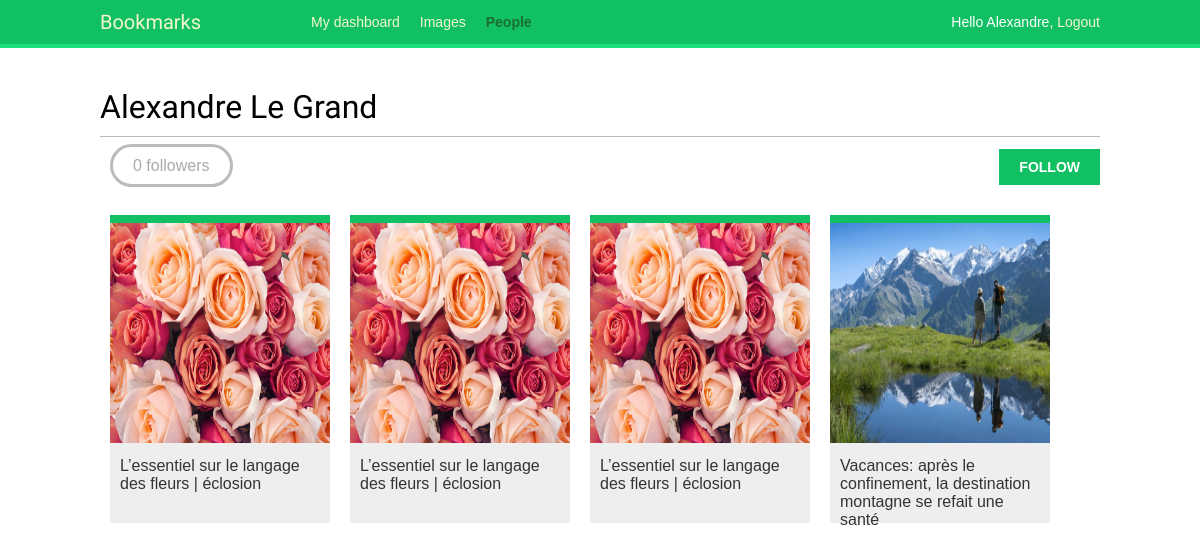
Page /account/users/acambefort/ (signed in) on the committed database.
### images/models.py (models this page shows, shortened)
class Image(models.Model):
    user = models.ForeignKey(settings.AUTH_USER_MODEL,
                             related_name='images_created',
                             on_delete=models.CASCADE)
    title = models.CharField(max_length=200)
    slug = models.SlugField(max_length=200,
                            blank=True)
    url = models.URLField()
    image = models.ImageField(upload_to='images/%Y/%m/%d/')
    description = models.TextField(blank=True)
    created = models.DateField(auto_now_add=True,
                               db_index=True)
    users_like = models.ManyToManyField(settings.AUTH_USER_MODEL,
                                        related_name='images_liked',
                                        blank=True)
    total_likes = models.PositiveIntegerField(db_index=True,
                                              default=0)
    def get_absolute_url(self):
            return reverse('images:detail', args=[self.id, self.slug])

### account/views.py (the view)
# urls.py: path('users/<username>/', views.user_detail, name='user_detail'),
@login_required
def user_detail(request, username):
    user = get_object_or_404(User, username=username, is_active=True)
    context = {
        'section': 'people',
        'user': user,
    }
    return render(request, 'account/user/detail.html', context)

### account/templates/account/user/detail.html (shortened to what this page needs)
{% extends 'base.html' %}
{% load thumbnail %}
{% block content %}
    <h1>{{ user.get_full_name }}</h1>
    {% with total_followers=user.followers.count %}
        <span class='count'>
            <span class='total'>{{ total_followers }}</span>
            follower{{ total_followers|pluralize }}
        </span>
        <a href='#' data-id="{{ user.id }}" data-action='{% if request.user in user.followers.all %}un{% endif %}follow'
        class='follow button'>
            {% if request.user not in user.followers.all %}
                Follow
            {% else %}
                Unfollow
            {% endif %}
        </a>
        <div id='image-list' class='image-container'>
            {% include "images/image/list_ajax.html" with images=user.images_created.all %}
        </div>
    {% endwith %}
{% endblock %}

### account/templates/base.html (shortened to what this page needs)
{% load static %}
<!DOCTYPE html>
<html>
<head>
  <link href="{% static "css/base.css" %}" rel="stylesheet">
</head>
<body>
  <div id="header">
    <span class="logo">Bookmarks</span>
    {% if request.user.is_authenticated %}
      <ul class="menu">
        <li {% if section == "dashboard" %}class="selected"{% endif %}>
          <a href="{% url "dashboard" %}">My dashboard</a>
        </li>
        <li {% if section == "images" %}class="selected"{% endif %}>
          <a href="{% url "images:list" %}">Images</a>
        </li>
        <li {% if section == "people" %}class="selected"{% endif %}>
          <a href="{% url 'user_list' %}">People</a>
        </li>
      </ul>
    {% endif %}
    <span class="user">
      {% if request.user.is_authenticated %}
        Hello {{ request.user.first_name }},
        <a href="{% url "logout" %}">Logout</a>
      {% else %}
        <a href="{% url "login" %}">Log-in</a>
      {% endif %}
    </span>
  </div>
  <div id="content">
    {% block content %}
    {% endblock %}
  </div>
</body>
</html>

### images/templates/images/image/list_ajax.html
{% load thumbnail %}
{% for image in images %}
  <div class="image">
    <a href="{{ image.get_absolute_url }}">
      {% thumbnail image.image "300x300" crop="100%" as im %}
        <a href="{{ image.get_absolute_url }}">
          <img src="{{ im.url }}">
        </a>
      {% endthumbnail %}
    </a>
    <div class="info">
      <a href="{{ image.get_absolute_url }}" class="title">
        {{ image.title }}
      </a>
    </div>
  </div>
{% endfor %}

### account/static/css/base.css (style rules this page uses)
body { margin:0; padding:0; font-family:helvetica, sans-serif; }
a { color:#12c064; text-decoration:none; }
h1, h2, h3, h4, h5 , h6 { font-family: 'Muli', sans-serif; font-weight:normal; }
h1 { border-bottom:1px solid #bbb; padding:0 0 10px 0; margin:10px 0 20px 0; }
#header { padding:10px 100px; font-size:14px; background:#12c064; color:#fff; border-bottom:4px solid #1cdf78; overflow:auto; }
#header .logo { font-family: 'Muli', sans-serif; float:left; color:#f3f7cc; font-size:20px; margin-right:10%; }
#header ul.menu { list-style:none; float:left; margin:0; padding:0; }
#header ul.menu li { float:left; padding:4px 10px; }
#header ul.menu li.selected a, #header ul.menu li.selected a:hover { color:#1b6d32; font-weight:bold; }
#header a { color:#f3f7cc; }
#header .user { float:right; padding-top:4px; }
#content { padding:30px 100px; }
input[type=submit], a.button { font-weight:bold; background:#12c064; color:#fff; padding:10px 20px; font-size:14px; text-transform:uppercase; }
.count { color:#aaa; border:3px solid #bbb; border-radius:26px; padding:10px 20px; margin:20px 10px 0; }
a.like, a.follow { float:right; margin-top:-8px; }
#image-list { overflow:auto; }
#image-list .image { float:left; width:220px; height:300px; margin:0 10px 10px 10px; border-top:8px solid #12c064; background:#eee; }
#image-list img { width:220px; height:220px; }
#image-list .info { padding:10px; }
#image-list .info a { color:#333; }
.image-container { margin-top:40px; }

### rows in the picture
Image: title "L’essentiel sur le langage des fleurs | éclosion"
Image: title "L’essentiel sur le langage des fleurs | éclosion"
Image: title "L’essentiel sur le langage des fleurs | éclosion"
Image: shows a picture, title "Vacances: après le confinement, la destination montagne se refait une santé"

### other values in the picture
{{ request.user.first_name }} "Alexandre"
{{ user.get_full_name }} "Alexandre Le Grand"
{{ total_followers }} "0"
